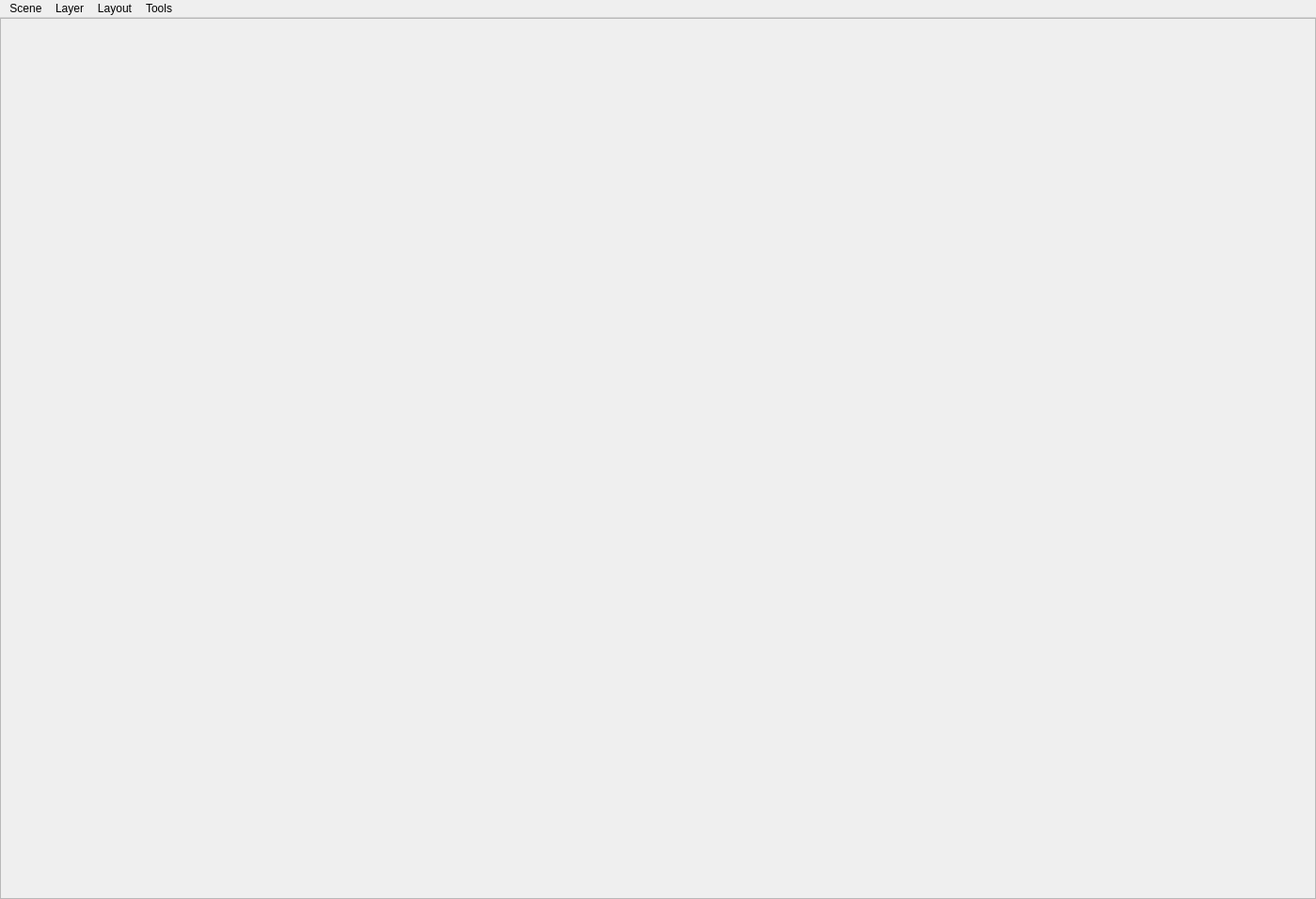
<?xml version="1.0" encoding="UTF-8"?>
<ui version="4.0">
 <class>Window</class>
 <widget class="QMainWindow" name="Window">
  <property name="windowModality">
   <enum>Qt::ApplicationModal</enum>
  </property>
  <property name="geometry">
   <rect>
    <x>0</x>
    <y>0</y>
    <width>1399</width>
    <height>956</height>
   </rect>
  </property>
  <property name="windowTitle">
   <string/>
  </property>
  <property name="dockNestingEnabled">
   <bool>true</bool>
  </property>
  <property name="dockOptions">
   <set>QMainWindow::AllowNestedDocks|QMainWindow::AllowTabbedDocks|QMainWindow::AnimatedDocks|QMainWindow::ForceTabbedDocks|QMainWindow::VerticalTabs</set>
  </property>
  <property name="unifiedTitleAndToolBarOnMac">
   <bool>true</bool>
  </property>
  <widget class="QWidget" name="centralWidget">
   <layout class="QVBoxLayout" name="verticalLayout_3">
    <property name="leftMargin">
     <number>0</number>
    </property>
    <property name="topMargin">
     <number>0</number>
    </property>
    <property name="rightMargin">
     <number>0</number>
    </property>
    <property name="bottomMargin">
     <number>0</number>
    </property>
    <item>
     <widget class="QFrame" name="frame">
      <property name="frameShape">
       <enum>QFrame::StyledPanel</enum>
      </property>
      <property name="frameShadow">
       <enum>QFrame::Raised</enum>
      </property>
      <layout class="QVBoxLayout" name="verticalLayout_4">
       <property name="leftMargin">
        <number>0</number>
       </property>
       <property name="topMargin">
        <number>0</number>
       </property>
       <property name="rightMargin">
        <number>0</number>
       </property>
       <property name="bottomMargin">
        <number>0</number>
       </property>
       <item>
        <widget class="QTabWidget" name="scenes">
         <property name="currentIndex">
          <number>-1</number>
         </property>
         <property name="documentMode">
          <bool>true</bool>
         </property>
         <property name="tabsClosable">
          <bool>true</bool>
         </property>
         <property name="movable">
          <bool>true</bool>
         </property>
        </widget>
       </item>
      </layout>
     </widget>
    </item>
   </layout>
  </widget>
  <widget class="QMenuBar" name="menuBar">
   <property name="geometry">
    <rect>
     <x>0</x>
     <y>0</y>
     <width>1399</width>
     <height>25</height>
    </rect>
   </property>
   <widget class="QMenu" name="menuImage">
    <property name="title">
     <string>Scene</string>
    </property>
    <widget class="QMenu" name="menuNew_2">
     <property name="title">
      <string>New</string>
     </property>
     <addaction name="actionCustom"/>
     <addaction name="separator"/>
     <addaction name="actionGame"/>
     <addaction name="actionComic"/>
     <addaction name="actionPresentation"/>
     <addaction name="separator"/>
     <addaction name="actionGet_More_3"/>
     <addaction name="actionOrganize_3"/>
    </widget>
    <addaction name="menuNew_2"/>
    <addaction name="actionLoad"/>
    <addaction name="actionSave"/>
    <addaction name="separator"/>
    <addaction name="actionImport"/>
    <addaction name="actionExport"/>
    <addaction name="separator"/>
    <addaction name="actionQuit"/>
   </widget>
   <widget class="QMenu" name="menuLayers">
    <property name="title">
     <string>Layer</string>
    </property>
    <widget class="QMenu" name="menuNew">
     <property name="title">
      <string>New</string>
     </property>
     <addaction name="actionFreehand"/>
     <addaction name="actionVectors"/>
     <addaction name="actionText"/>
     <addaction name="separator"/>
     <addaction name="actionGet_More"/>
     <addaction name="actionOrganize"/>
    </widget>
    <addaction name="menuNew"/>
    <addaction name="actionRemove"/>
    <addaction name="separator"/>
    <addaction name="actionImport_2"/>
    <addaction name="actionExport_2"/>
    <addaction name="separator"/>
    <addaction name="actionProperties"/>
   </widget>
   <widget class="QMenu" name="menuLayout">
    <property name="title">
     <string>Layout</string>
    </property>
    <widget class="QMenu" name="menuViews">
     <property name="title">
      <string>Views</string>
     </property>
     <addaction name="actionProperties_2"/>
     <addaction name="actionTimeline"/>
     <addaction name="actionAssets"/>
     <addaction name="actionTools"/>
     <addaction name="separator"/>
     <addaction name="actionGet_More_2"/>
     <addaction name="actionOrganize_2"/>
    </widget>
    <widget class="QMenu" name="menuTabs">
     <property name="title">
      <string>Tabs</string>
     </property>
     <addaction name="actionTabsNorth"/>
     <addaction name="actionTabsWest"/>
     <addaction name="actionTabsEast"/>
     <addaction name="actionTabsSouth"/>
    </widget>
    <addaction name="actionStandard"/>
    <addaction name="actionCompact"/>
    <addaction name="separator"/>
    <addaction name="menuViews"/>
    <addaction name="menuTabs"/>
   </widget>
   <widget class="QMenu" name="menuTools">
    <property name="title">
     <string>Tools</string>
    </property>
    <addaction name="actionPreview"/>
   </widget>
   <addaction name="menuImage"/>
   <addaction name="menuLayers"/>
   <addaction name="menuLayout"/>
   <addaction name="menuTools"/>
  </widget>
  <action name="actionSave">
   <property name="text">
    <string>Save</string>
   </property>
   <property name="shortcut">
    <string>Ctrl+S</string>
   </property>
  </action>
  <action name="actionLoad">
   <property name="text">
    <string>Load</string>
   </property>
   <property name="shortcut">
    <string>Ctrl+L</string>
   </property>
  </action>
  <action name="actionQuit">
   <property name="text">
    <string>Quit</string>
   </property>
   <property name="shortcut">
    <string>Ctrl+Q</string>
   </property>
  </action>
  <action name="actionExport">
   <property name="text">
    <string>Export</string>
   </property>
   <property name="shortcut">
    <string>Ctrl+E</string>
   </property>
  </action>
  <action name="actionImport">
   <property name="text">
    <string>Import</string>
   </property>
   <property name="shortcut">
    <string>Ctrl+I</string>
   </property>
  </action>
  <action name="actionFreehand">
   <property name="text">
    <string>Freehand</string>
   </property>
  </action>
  <action name="actionVector_Assisted">
   <property name="text">
    <string>Vector Assisted</string>
   </property>
  </action>
  <action name="actionVectors">
   <property name="text">
    <string>Vectors</string>
   </property>
  </action>
  <action name="actionText">
   <property name="text">
    <string>Text</string>
   </property>
  </action>
  <action name="actionGet_More">
   <property name="text">
    <string>Get More...</string>
   </property>
  </action>
  <action name="actionOrganize">
   <property name="text">
    <string>Organize...</string>
   </property>
  </action>
  <action name="actionRemove">
   <property name="text">
    <string>Remove</string>
   </property>
  </action>
  <action name="actionProperties">
   <property name="text">
    <string>Properties</string>
   </property>
  </action>
  <action name="actionOpacity">
   <property name="text">
    <string>Opacity</string>
   </property>
  </action>
  <action name="actionStandard">
   <property name="text">
    <string>Standard</string>
   </property>
  </action>
  <action name="actionCompact">
   <property name="text">
    <string>Compact</string>
   </property>
  </action>
  <action name="actionTimeline">
   <property name="text">
    <string>Timeline</string>
   </property>
  </action>
  <action name="actionTools">
   <property name="text">
    <string>Tools</string>
   </property>
  </action>
  <action name="actionAssets">
   <property name="text">
    <string>Assets</string>
   </property>
  </action>
  <action name="actionProperties_2">
   <property name="text">
    <string>Properties</string>
   </property>
  </action>
  <action name="actionExport_2">
   <property name="text">
    <string>Export</string>
   </property>
  </action>
  <action name="actionImport_2">
   <property name="text">
    <string>Import</string>
   </property>
  </action>
  <action name="actionGet_More_2">
   <property name="text">
    <string>Get More...</string>
   </property>
  </action>
  <action name="actionOrganize_2">
   <property name="text">
    <string>Organize...</string>
   </property>
  </action>
  <action name="actionCustom">
   <property name="text">
    <string>Custom</string>
   </property>
   <property name="shortcut">
    <string>Ctrl+N</string>
   </property>
  </action>
  <action name="actionComic">
   <property name="text">
    <string>Comic</string>
   </property>
  </action>
  <action name="actionPresentation">
   <property name="text">
    <string>Presentation</string>
   </property>
  </action>
  <action name="actionGame">
   <property name="text">
    <string>Game</string>
   </property>
  </action>
  <action name="actionGet_More_3">
   <property name="text">
    <string>Get More...</string>
   </property>
  </action>
  <action name="actionOrganize_3">
   <property name="text">
    <string>Organize...</string>
   </property>
  </action>
  <action name="actionPackage">
   <property name="text">
    <string>Package</string>
   </property>
  </action>
  <action name="actionPreview">
   <property name="text">
    <string>Preview</string>
   </property>
  </action>
  <action name="actionTabsNorth">
   <property name="text">
    <string>North</string>
   </property>
  </action>
  <action name="actionTabsWest">
   <property name="text">
    <string>West</string>
   </property>
  </action>
  <action name="actionTabsEast">
   <property name="text">
    <string>East</string>
   </property>
  </action>
  <action name="actionTabsSouth">
   <property name="text">
    <string>South</string>
   </property>
  </action>
 </widget>
 <layoutdefault spacing="6" margin="11"/>
 <resources/>
 <connections>
  <connection>
   <sender>actionQuit</sender>
   <signal>triggered()</signal>
   <receiver>Window</receiver>
   <slot>close()</slot>
   <hints>
    <hint type="sourcelabel">
     <x>-1</x>
     <y>-1</y>
    </hint>
    <hint type="destinationlabel">
     <x>699</x>
     <y>477</y>
    </hint>
   </hints>
  </connection>
 </connections>
</ui>
